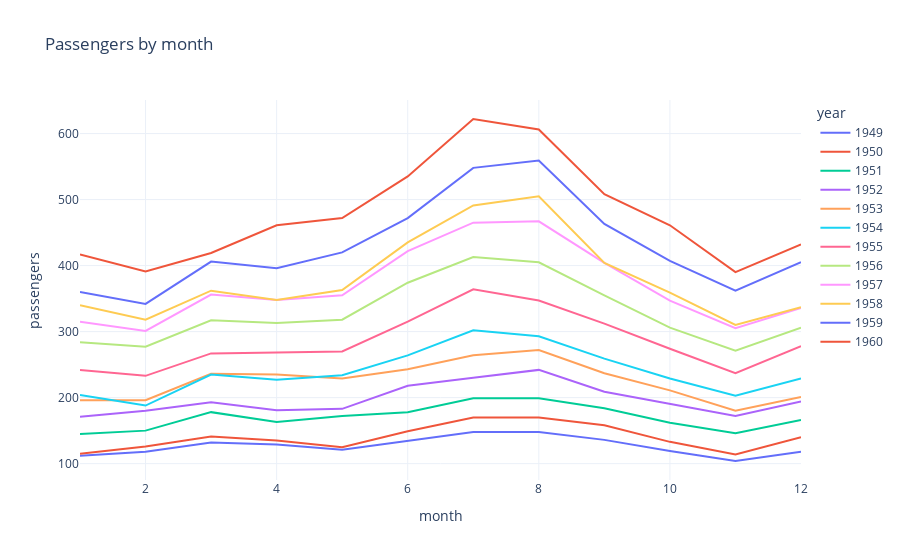

Notebook code for this chart:
### Markdown cell above
## Feature engineering

### Code cell
passengers_augmented = passengers.copy()
passengers_augmented["month"] = passengers_augmented.index.month
passengers_augmented["year"] = passengers_augmented.index.year
passengers_augmented["season"] = passengers_augmented.index.month % 12 // 3 + 1
passengers_augmented["summer"] = passengers_augmented["season"] == 3

px.line(
  passengers_augmented,
  x="month",
  y="passengers",
  color="year",
  title="Passengers by month",
).show()

### Figure 1 — Plotly figure (JSON) as saved in the notebook; plotly's stock layout.template omitted (floating-point values rounded to 4 significant figures)
{"data": [{"hovertemplate": "year=1949<br>month=%{x}<br>passengers=%{y}<extra></extra>", "legendgroup": "1949", "line": {"color": "#636efa", "dash": "solid"}, "marker": {"symbol": "circle"}, "mode": "lines", "name": "1949", "orientation": "v", "showlegend": true, "type": "scatter", "x": [1, 2, 3, 4, 5, 6, 7, 8, 9, 10, 11, 12], "xaxis": "x", "y": [112, 118, 132, 129, 121, 135, 148, 148, 136, 119, 104, 118], "yaxis": "y"}, {"hovertemplate": "year=1950<br>month=%{x}<br>passengers=%{y}<extra></extra>", "legendgroup": "1950", "line": {"color": "#EF553B", "dash": "solid"}, "marker": {"symbol": "circle"}, "mode": "lines", "name": "1950", "orientation": "v", "showlegend": true, "type": "scatter", "x": [1, 2, 3, 4, 5, 6, 7, 8, 9, 10, 11, 12], "xaxis": "x", "y": [115, 126, 141, 135, 125, 149, 170, 170, 158, 133, 114, 140], "yaxis": "y"}, {"hovertemplate": "year=1951<br>month=%{x}<br>passengers=%{y}<extra></extra>", "legendgroup": "1951", "line": {"color": "#00cc96", "dash": "solid"}, "marker": {"symbol": "circle"}, "mode": "lines", "name": "1951", "orientation": "v", "showlegend": true, "type": "scatter", "x": [1, 2, 3, 4, 5, 6, 7, 8, 9, 10, 11, 12], "xaxis": "x", "y": [145, 150, 178, 163, 172, 178, 199, 199, 184, 162, 146, 166], "yaxis": "y"}, {"hovertemplate": "year=1952<br>month=%{x}<br>passengers=%{y}<extra></extra>", "legendgroup": "1952", "line": {"color": "#ab63fa", "dash": "solid"}, "marker": {"symbol": "circle"}, "mode": "lines", "name": "1952", "orientation": "v", "showlegend": true, "type": "scatter", "x": [1, 2, 3, 4, 5, 6, 7, 8, 9, 10, 11, 12], "xaxis": "x", "y": [171, 180, 193, 181, 183, 218, 230, 242, 209, 191, 172, 194], "yaxis": "y"}, {"hovertemplate": "year=1953<br>month=%{x}<br>passengers=%{y}<extra></extra>", "legendgroup": "1953", "line": {"color": "#FFA15A", "dash": "solid"}, "marker": {"symbol": "circle"}, "mode": "lines", "name": "1953", "orientation": "v", "showlegend": true, "type": "scatter", "x": [1, 2, 3, 4, 5, 6, 7, 8, 9, 10, 11, 12], "xaxis": "x", "y": [196, 196, 236, 235, 229, 243, 264, 272, 237, 211, 180, 201], "yaxis": "y"}, {"hovertemplate": "year=1954<br>month=%{x}<br>passengers=%{y}<extra></extra>", "legendgroup": "1954", "line": {"color": "#19d3f3", "dash": "solid"}, "marker": {"symbol": "circle"}, "mode": "lines", "name": "1954", "orientation": "v", "showlegend": true, "type": "scatter", "x": [1, 2, 3, 4, 5, 6, 7, 8, 9, 10, 11, 12], "xaxis": "x", "y": [204, 188, 235, 227, 234, 264, 302, 293, 259, 229, 203, 229], "yaxis": "y"}, {"hovertemplate": "year=1955<br>month=%{x}<br>passengers=%{y}<extra></extra>", "legendgroup": "1955", "line": {"color": "#FF6692", "dash": "solid"}, "marker": {"symbol": "circle"}, "mode": "lines", "name": "1955", "orientation": "v", "showlegend": true, "type": "scatter", "x": [1, 2, 3, 4, 5, 6, 7, 8, 9, 10, 11, 12], "xaxis": "x", "y": [242, 233, 267, 269, 270, 315, 364, 347, 312, 274, 237, 278], "yaxis": "y"}, {"hovertemplate": "year=1956<br>month=%{x}<br>passengers=%{y}<extra></extra>", "legendgroup": "1956", "line": {"color": "#B6E880", "dash": "solid"}, "marker": {"symbol": "circle"}, "mode": "lines", "name": "1956", "orientation": "v", "showlegend": true, "type": "scatter", "x": [1, 2, 3, 4, 5, 6, 7, 8, 9, 10, 11, 12], "xaxis": "x", "y": [284, 277, 317, 313, 318, 374, 413, 405, 355, 306, 271, 306], "yaxis": "y"}, {"hovertemplate": "year=1957<br>month=%{x}<br>passengers=%{y}<extra></extra>", "legendgroup": "1957", "line": {"color": "#FF97FF", "dash": "solid"}, "marker": {"symbol": "circle"}, "mode": "lines", "name": "1957", "orientation": "v", "showlegend": true, "type": "scatter", "x": [1, 2, 3, 4, 5, 6, 7, 8, 9, 10, 11, 12], "xaxis": "x", "y": [315, 301, 356, 348, 355, 422, 465, 467, 404, 347, 305, 336], "yaxis": "y"}, {"hovertemplate": "year=1958<br>month=%{x}<br>passengers=%{y}<extra></extra>", "legendgroup": "1958", "line": {"color": "#FECB52", "dash": "solid"}, "marker": {"symbol": "circle"}, "mode": "lines", "name": "1958", "orientation": "v", "showlegend": true, "type": "scatter", "x": [1, 2, 3, 4, 5, 6, 7, 8, 9, 10, 11, 12], "xaxis": "x", "y": [340, 318, 362, 348, 363, 435, 491, 505, 404, 359, 310, 337], "yaxis": "y"}, {"hovertemplate": "year=1959<br>month=%{x}<br>passengers=%{y}<extra></extra>", "legendgroup": "1959", "line": {"color": "#636efa", "dash": "solid"}, "marker": {"symbol": "circle"}, "mode": "lines", "name": "1959", "orientation": "v", "showlegend": true, "type": "scatter", "x": [1, 2, 3, 4, 5, 6, 7, 8, 9, 10, 11, 12], "xaxis": "x", "y": [360, 342, 406, 396, 420, 472, 548, 559, 463, 407, 362, 405], "yaxis": "y"}, {"hovertemplate": "year=1960<br>month=%{x}<br>passengers=%{y}<extra></extra>", "legendgroup": "1960", "line": {"color": "#EF553B", "dash": "solid"}, "marker": {"symbol": "circle"}, "mode": "lines", "name": "1960", "orientation": "v", "showlegend": true, "type": "scatter", "x": [1, 2, 3, 4, 5, 6, 7, 8, 9, 10, 11, 12], "xaxis": "x", "y": [417, 391, 419, 461, 472, 535, 622, 606, 508, 461, 390, 432], "yaxis": "y"}], "layout": {"legend": {"title": {"text": "year"}, "tracegroupgap": 0}, "title": {"text": "Passengers by month"}, "xaxis": {"anchor": "y", "domain": [0, 1], "title": {"text": "month"}}, "yaxis": {"anchor": "x", "domain": [0, 1], "title": {"text": "passengers"}}}}
